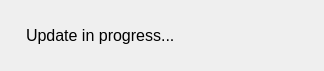
<?xml version="1.0" encoding="UTF-8"?>
<ui version="4.0">
 <class>UpdateInstallProgressDialog</class>
 <widget class="QDialog" name="UpdateInstallProgressDialog">
  <property name="geometry">
   <rect>
    <x>0</x>
    <y>0</y>
    <width>324</width>
    <height>71</height>
   </rect>
  </property>
  <property name="font">
   <font>
    <pointsize>12</pointsize>
   </font>
  </property>
  <property name="windowTitle">
   <string>Update In Progress</string>
  </property>
  <layout class="QHBoxLayout" name="horizontalLayout" stretch="0,1">
   <item>
    <widget class="QLabel" name="updateIconLabel">
     <property name="text">
      <string/>
     </property>
     <property name="pixmap">
      <pixmap resource="resource.qrc">:/icons/icons/update-in-progress.gif</pixmap>
     </property>
    </widget>
   </item>
   <item>
    <widget class="QLabel" name="textLabel">
     <property name="text">
      <string>Update in progress...</string>
     </property>
    </widget>
   </item>
  </layout>
 </widget>
 <resources>
  <include location="resource.qrc"/>
 </resources>
 <connections/>
</ui>
